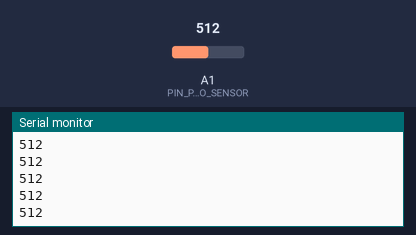
This sketch was run on a simulated Arduino Uno, built with avr-gcc and run on an emulated ATmega328P. Shown: the last lines printed to the serial monitor. The test bench sets the inputs (shaded band); at power-on: A1 (PIN_PHOTO_SENSOR) = 512.

Above: at 1.2 s.
1.3 s: A1 (PIN_PHOTO_SENSOR) set to 716
At 2.4 s:
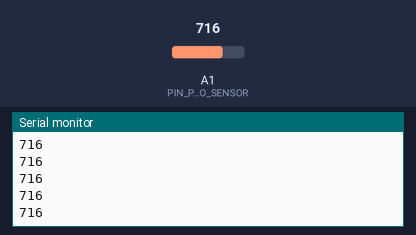
2.8 s: A1 (PIN_PHOTO_SENSOR) set to 900
At 3.7 s:
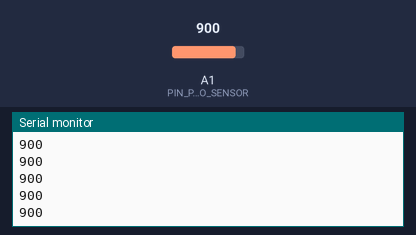
Timing chart, 0 to 5.8 s (numbered marks = the images above; inputs shaded):
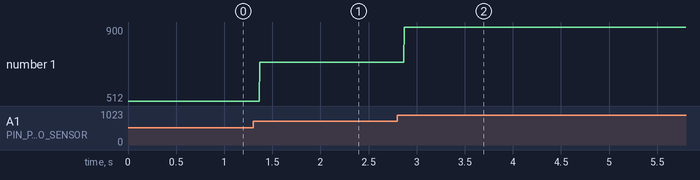

Measured:
- after the input at 1.3 s, the serial monitor: prints a new line after 0.07 s (image 1)
- after the input at 2.8 s, the serial monitor: prints a new line after 0.07 s (image 2)
- plotted number 1: 512 → 716 after the input at 1.3 s, 716 → 900 after the input at 2.8 s

The sketch:

PhotoResistor.ino
```cpp
#define PIN_PHOTO_SENSOR A1

void setup() {
  pinMode(PIN_PHOTO_SENSOR, INPUT);
  Serial.begin(9600);
}

void loop() {
  int val = analogRead(PIN_PHOTO_SENSOR);
  Serial.println(val);
}
```
